Frame 1 (no input): blank canvas, image omitted
Frame 60 (no input): blank canvas, image omitted
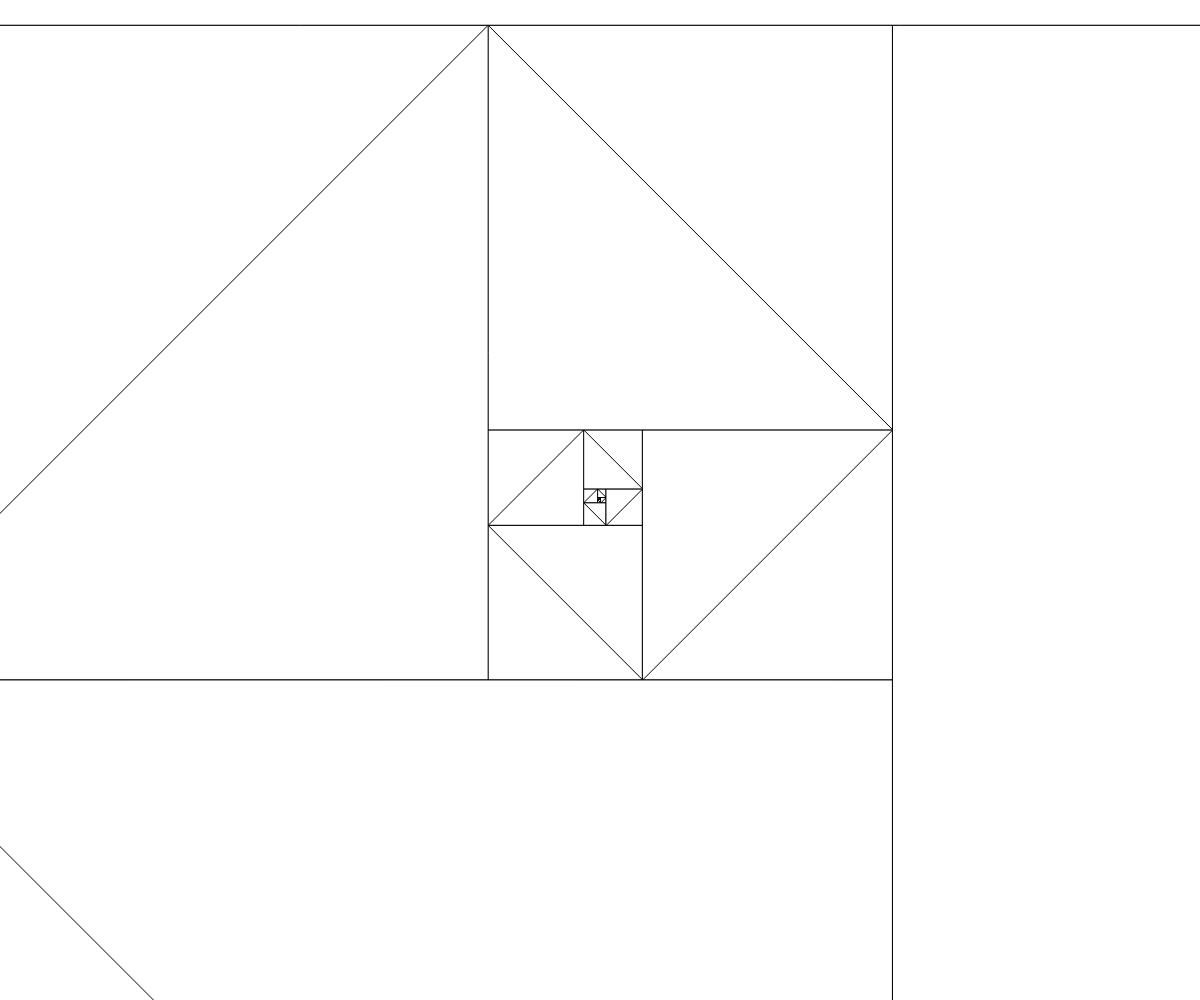
Frame 120 (the mouse pressed at the canvas centre since frame 60)

The p5.js sketch whose frames 1 and 60 were blank and that drew this single picture after the mouse press (run headless with seeded random() and noise() and a simulated clock; from frame 60 on, the mouse is pressed at the canvas centre):

// p5.js sketch
// ── sketch.js
var fib = [0, 1, 1, 2, 3, 5, 8, 13, 21, 34, 55, 89, 144, 233, 377, 610,
					 987, 1597, 2584, 4181, 6765, 10946, 17711, 28657, 46368,
					 75025, 121393, 196418, 317811, 514229, 832040, 1346269,
					 2178309, 3524578, 5702887, 9227465, 14930352, 24157817,
					 39088169, 63245986, 102334155];
console.log(fib.length);

function setup() {
	createCanvas(windowWidth, windowHeight);
	rectMode(CORNERS);
}

function draw() {
	background(255);
	translate(width/2, height/2);
	scale(1.0, -1.0);
	var first = createVector(0, 1);
	var second = createVector(0, 1);
	for(var i = 1; i < 41; i++) {
		var len = fib[i] / mouseX * 2;
		var rem = i % 4;
		if(rem == 0) {
			second.x += len;
			second.y -= len;
		}
		if(rem == 1) {
			second.x += len;
			second.y += len;
		}
		if(rem == 2) {
			second.x -= len;
			second.y += len;
		}
		if(rem == 3) {
			second.x -= len;
			second.y -= len;
		}
		rect(first.x, first.y, second.x, second.y);
		line(first.x, first.y, second.x, second.y);
		first.x = second.x;
		first.y = second.y;
	}
}
